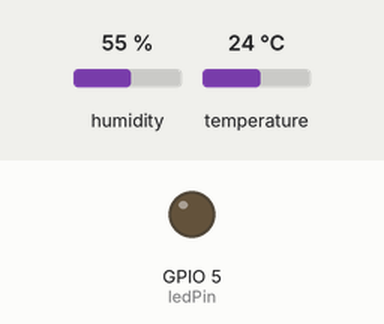
A sketch run on a simulated ESP8266 (NodeMCU). Parts: output pins drawn as LEDs (lit = HIGH). The test bench sets the inputs (shaded band); at power-on: temperature 24 °C, humidity 55 %. WiFi joins after 1.5 s; servers stay silent unless stated; no MQTT or app messages arrive unless stated; what the sketch prints to the serial monitor is not drawn.

Above: at 2.7 s.
2.8 s: temperature set to 30.2 °C
9.5 s: temperature set to 31.6 °C
At 13.3 s:
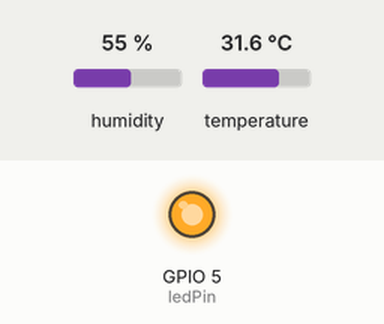
Timing chart, 0 to 14.8 s (numbered marks = the images above; inputs shaded):
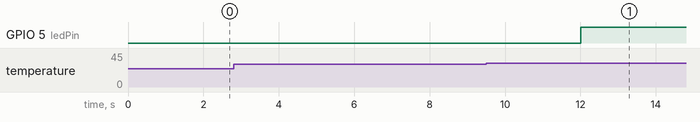

Measured:
- the behaviour switches between 31 and 31.1 °C on temperature (found by bisection; images 0 and 1)
- after the input at 2.8 s, every drawn part: stays the same
- after the input at 9.5 s, GPIO 5 (ledPin): LOW → HIGH after 2.5 s

The sketch:

tugas_prak06.ino
```cpp
#include <ESP8266WiFi.h>
#include <PubSubClient.h>
#include <ArduinoJson.h>
#include <DHT.h>

// Kredensial Jaringan Wi-Fi
const char* ssid = "kar";
const char* password = "12345678";

// Konfigurasi Broker MQTT Publik
const char* mqttServer = "broker.hivemq.com";
const int mqttPort = 1883;
const char* clientId = "ESP8266_LabIoT_25782112_Full";

// Pembagian Topik Mandiri
const char* topicPublish   = "kampus/labiot/25782112/telemetri";
const char* topicSubscribe = "kampus/labiot/25782112/kendali";
const char* topicAlert = "kampus/labiot/25782112/alert";
const char* topicStatus = "kampus/labiot/25782112/status";

// LWT
const char* lwtMessage = "{\"status\":\"OFFLINE\",\"keterangan\":\"Perangkat Terputus Tak Terduga\"}";
const char* onlineMessage = "{\"status\":\"ONLINE\",\"keterangan\":\"Perangkat Beroperasi Normal\"}";

// Alokasi Pin Perangkat Keras
const byte dhtPin = 2; // Pin D4 (GPIO 2)
const byte ledPin = 5; // Pin D1 (GPIO 5)
#define DHTTYPE DHT22

DHT dht(dhtPin, DHTTYPE);
WiFiClient espClient;
PubSubClient client(espClient);

unsigned long lastTelemetryTime = 0;
const unsigned long telemetryInterval = 4000; // Siklus kirim 4 detik

unsigned long lastReconnectAttempt = 0;
const unsigned long reconnectInterval = 4000;

// STATUS SISTEM
bool overheatAlertSent = false;
bool overheatCondition = false;

void callback(char* topic, byte* payload, unsigned int length) {
  char incomingBuffer[length + 1];
  memcpy(incomingBuffer, payload, length);
  incomingBuffer[length] = '\0';

  Serial.println("----------------------------------------");
  Serial.printf("[KONTROL DITERIMA] Topik: %s | Payload: %s\n", topic, incomingBuffer);

  StaticJsonDocument<256> doc;
  DeserializationError err = deserializeJson(doc, incomingBuffer);

  if (err) {
    Serial.println("Gagal membedah payload JSON!");
    return;
  }

  if (doc.containsKey("led")) {
    if (!overheatCondition) {
      int val = doc["led"];
      digitalWrite(ledPin, val == 1 ? HIGH : LOW);
      Serial.printf("--> [INDIKATOR] Status LED diubah: %s\n", val == 1 ? "MENYALA" : "PADAM");
    } else {
      Serial.println("--> [PERINGATAN] Kendali manual ditolak karena kondisi OVERHEAT!");
    }
  }

  Serial.println("----------------------------------------");
}

void reconnect() {
  if (client.connected()) {
    return;
  }

  unsigned long now = millis();

  if (lastReconnectAttempt != 0 && now - lastReconnectAttempt < reconnectInterval) {
    return;
  }

  lastReconnectAttempt = now;

  Serial.print("Menghubungkan kembali ke Broker...");

  if (client.connect(clientId, topicStatus, 1, true, lwtMessage)) {
    Serial.println(" Sukses Terhubung!");

    lastReconnectAttempt = 0;

    client.subscribe(topicSubscribe);
    Serial.printf("Subskripsi Topik: %s\n", topicSubscribe);

    client.publish(topicStatus, onlineMessage, true);
    Serial.println("[STATUS] Perangkat ONLINE");
  } else {
    Serial.printf("Gagal (rc=%d). Akan mencoba kembali...\n", client.state());
  }
}

void setup() {
  Serial.begin(115200);
  pinMode(ledPin, OUTPUT);
  digitalWrite(ledPin, LOW);

  dht.begin();

  WiFi.mode(WIFI_STA);
  WiFi.begin(ssid, password);
  Serial.print("Menghubungkan Wi-Fi");

  unsigned long lastDotTime = 0;

  while (WiFi.status() != WL_CONNECTED) {
    unsigned long now = millis();

    if (now - lastDotTime >= 500) {
      lastDotTime = now;
      Serial.print(".");
    }

    yield();
  }

  Serial.println("\nWi-Fi Terkoneksi!");
  Serial.print("IP Address: ");
  Serial.println(WiFi.localIP());

  client.setServer(mqttServer, mqttPort);
  client.setCallback(callback);
}

void loop() {
  if (!client.connected()) {
    reconnect();
  }

  client.loop(); // Memelihara sesi TCP dan memproses callback masuk

  unsigned long now = millis();

  if (now - lastTelemetryTime >= telemetryInterval) {
    lastTelemetryTime = now;

    float t = dht.readTemperature();
    float h = dht.readHumidity();

    if (!isnan(t) && !isnan(h)) {

      // Pemeriksaan kondisi suhu
      if (t > 31.0) {
        overheatCondition = true;

        // LED otomatis menyala ketika suhu melebihi 31°C
        digitalWrite(ledPin, HIGH);

        // Alert hanya dikirim satu kali saat kondisi bahaya pertama terdeteksi
        if (!overheatAlertSent) {
          StaticJsonDocument<256> alertDoc;
          alertDoc["status"] = "BAHAYA";
          alertDoc["parameter"] = "OVERHEAT";
          alertDoc["nilai_suhu"] = serialized(String(t, 2));

          char alertBuffer[256];
          serializeJson(alertDoc, alertBuffer);

          bool alertSuccess = client.publish(topicAlert, alertBuffer);

          if (alertSuccess) {
            Serial.printf("[ALERT TERKIRIM] %s\n", alertBuffer);
            overheatAlertSent = true;
          } else {
            Serial.println("[ERROR] Gagal memublikasikan alert!");
          }
        }
      } else {
        overheatCondition = false;
        overheatAlertSent = false;
      }

      StaticJsonDocument<256> docOut;
      docOut["node_id"] = clientId;
      docOut["suhu"] = serialized(String(t, 2));
      docOut["kelembapan"] = serialized(String(h, 2));
      docOut["status_led"] = digitalRead(ledPin);

      // Klasifikasi kondisi suhu
      if (t <= 31.0) {
        docOut["kondisi_suhu"] = "NORMAL";
      } else {
        docOut["kondisi_suhu"] = "PANAS";
      }

      char buffer[256];
      serializeJson(docOut, buffer);

      bool success = client.publish(topicPublish, buffer);

      if (success) {
        Serial.printf("[TELEMETRI TERKIRIM] %s\n", buffer);
      } else {
        Serial.println("[ERROR] Gagal memublikasikan telemetri!");
      }
    }
  }
}
```
